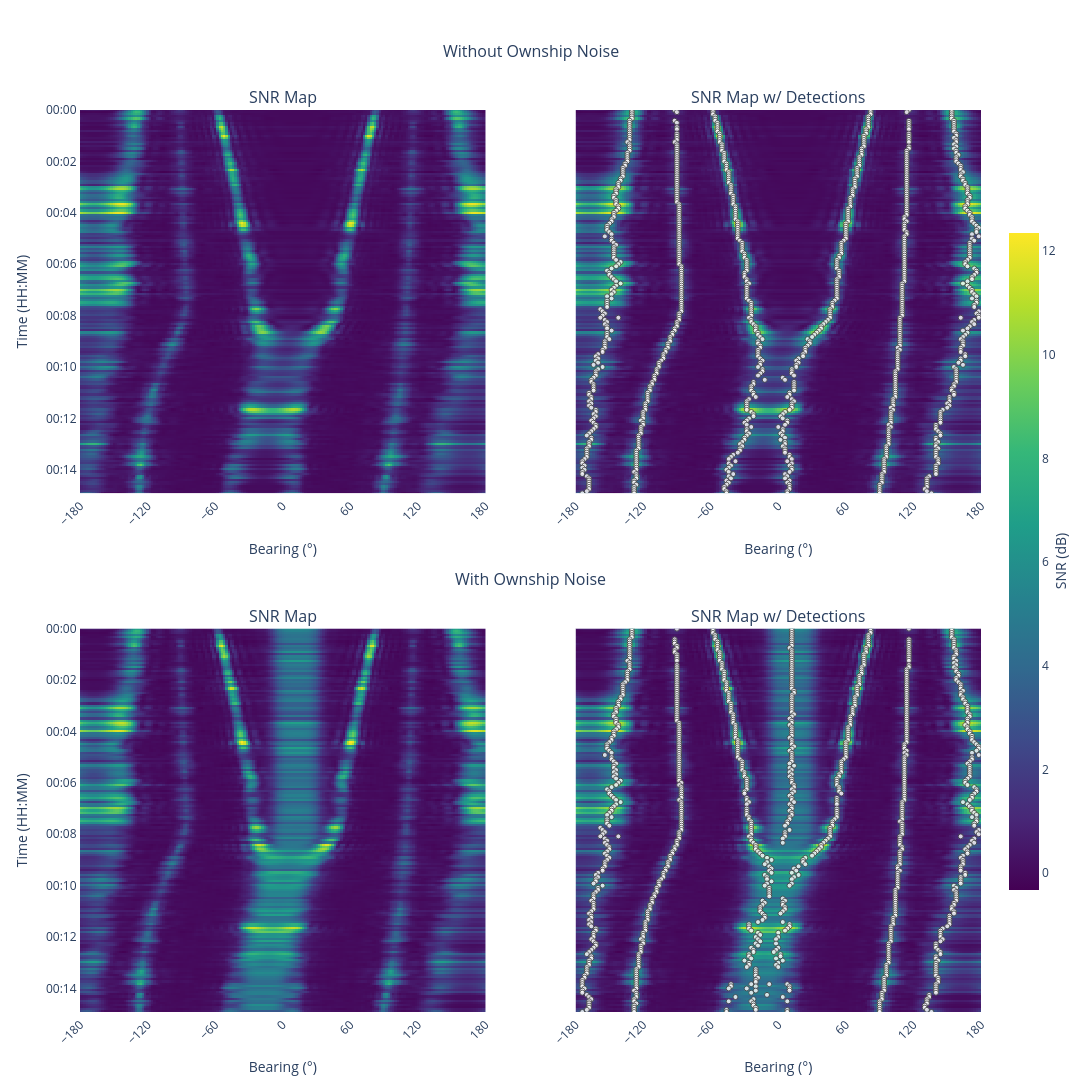

The code cell stored with this chart in its notebook:
### Markdown cell above
## Results: With vs Without Ownship Noise

The final figure compares both conditions in a 2x2 layout:
- left column: raw SNR maps
- right column: SNR maps with detection overlays

### Code cell
import numpy as np
from plotly.subplots import make_subplots

from nereus.plotter import plot_btr

fig2 = make_subplots(
    rows=2,
    cols=2,
    shared_yaxes=True,
    subplot_titles=(
        "SNR Map",
        "SNR Map w/ Detections",
        "SNR Map",
        "SNR Map w/ Detections",
    ),
    vertical_spacing=0.15,
)

plot_btr(
    data=snr_map_without_ownship_noise,
    timesteps=timesteps,
    steering_azimuths=steering_azimuths_deg,
    fig=fig2,
    row=1,
    col=1,
)
plot_btr(
    data=snr_map_without_ownship_noise,
    detections=detections_without_ownship_noise,
    timesteps=timesteps,
    steering_azimuths=steering_azimuths_deg,
    fig=fig2,
    row=1,
    col=2,
)
plot_btr(
    data=snr_map_with_ownship_noise,
    timesteps=timesteps,
    steering_azimuths=steering_azimuths_deg,
    fig=fig2,
    row=2,
    col=1,
)
plot_btr(
    data=snr_map_with_ownship_noise,
    detections=detections_with_ownship_noise,
    timesteps=timesteps,
    steering_azimuths=steering_azimuths_deg,
    fig=fig2,
    row=2,
    col=2,
)

# Row-level headings.
fig2.add_annotation(
    x=0.5,
    y=1.08,
    xref="paper",
    yref="paper",
    text="Without Ownship Noise",
    showarrow=False,
    font=dict(size=16),
)
fig2.add_annotation(
    x=0.5,
    y=0.48,
    xref="paper",
    yref="paper",
    text="With Ownship Noise",
    showarrow=False,
    font=dict(size=16),
)

# Keep a single shared colorbar and shared colour scale for all heatmaps.
heatmap_traces = [trace for trace in fig2.data if trace.type == "heatmap"]
if heatmap_traces:
    shared_zmin = min(np.nanmin(np.asarray(trace.z, dtype=float)) for trace in heatmap_traces)
    shared_zmax = max(np.nanmax(np.asarray(trace.z, dtype=float)) for trace in heatmap_traces)

    for i, trace in enumerate(heatmap_traces):
        trace.zmin = shared_zmin
        trace.zmax = shared_zmax
        trace.showscale = i == 0

    heatmap_traces[0].colorbar = dict(
        title=dict(text="SNR (dB)", side="right"),
        x=1.02,
        y=0.5,
        yanchor="middle",
        len=0.75,
        thickness=30,
    )

# Remove y-axis labels from column 2.
fig2.update_yaxes(title_text="", row=1, col=2)
fig2.update_yaxes(title_text="", row=2, col=2)

fig2.update_layout(
    width=1400,
    height=1200,
    showlegend=False,
    margin=dict(r=90, t=110),
)
fig2.show()

### Figure 1 — Plotly figure (JSON) as saved in the notebook; plotly's stock layout.template omitted (floating-point values rounded to 4 significant figures; data arrays with more than 128 entries replaced by an {"elided": "..."} marker saying what was removed)
{"data": [{"colorbar": {"len": 0.75, "thickness": 30, "title": {"side": "right", "text": "SNR (dB)"}, "x": 1.02, "y": 0.5, "yanchor": "middle"}, "colorscale": [[0, "#440154"], [0.1111, "#482878"], [0.2222, "#3e4989"], [0.3333, "#31688e"], [0.4444, "#26828e"], [0.5556, "#1f9e89"], [0.6667, "#35b779"], [0.7778, "#6ece58"], [0.8889, "#b5de2b"], [1, "#fde725"]], "showscale": true, "type": "heatmap", "x": {"elided": "181 float values"}, "xaxis": "x", "y": {"elided": "180 str values"}, "yaxis": "y", "z": {"elided": "180x181 float values"}, "zmax": 12.36, "zmin": -0.318}, {"colorbar": {"len": 1, "thickness": 24, "title": {"side": "right", "text": "SNR (dB)"}}, "colorscale": [[0, "#440154"], [0.1111, "#482878"], [0.2222, "#3e4989"], [0.3333, "#31688e"], [0.4444, "#26828e"], [0.5556, "#1f9e89"], [0.6667, "#35b779"], [0.7778, "#6ece58"], [0.8889, "#b5de2b"], [1, "#fde725"]], "showscale": false, "type": "heatmap", "x": {"elided": "181 float values"}, "xaxis": "x2", "y": {"elided": "180 str values"}, "yaxis": "y2", "z": {"elided": "180x181 float values"}, "zmax": 12.36, "zmin": -0.318}, {"legendgroup": "detections", "marker": {"color": "white", "line": {"width": 1}, "opacity": 0.8, "size": 5}, "mode": "markers", "name": "Detection", "type": "scatter", "x": {"elided": "1070 float values"}, "xaxis": "x2", "y": {"elided": "1070 str values"}, "yaxis": "y2"}, {"colorbar": {"len": 1, "thickness": 24, "title": {"side": "right", "text": "SNR (dB)"}}, "colorscale": [[0, "#440154"], [0.1111, "#482878"], [0.2222, "#3e4989"], [0.3333, "#31688e"], [0.4444, "#26828e"], [0.5556, "#1f9e89"], [0.6667, "#35b779"], [0.7778, "#6ece58"], [0.8889, "#b5de2b"], [1, "#fde725"]], "showscale": false, "type": "heatmap", "x": {"elided": "181 float values"}, "xaxis": "x3", "y": {"elided": "180 str values"}, "yaxis": "y3", "z": {"elided": "180x181 float values"}, "zmax": 12.36, "zmin": -0.318}, {"colorbar": {"len": 1, "thickness": 24, "title": {"side": "right", "text": "SNR (dB)"}}, "colorscale": [[0, "#440154"], [0.1111, "#482878"], [0.2222, "#3e4989"], [0.3333, "#31688e"], [0.4444, "#26828e"], [0.5556, "#1f9e89"], [0.6667, "#35b779"], [0.7778, "#6ece58"], [0.8889, "#b5de2b"], [1, "#fde725"]], "showscale": false, "type": "heatmap", "x": {"elided": "181 float values"}, "xaxis": "x4", "y": {"elided": "180 str values"}, "yaxis": "y4", "z": {"elided": "180x181 float values"}, "zmax": 12.36, "zmin": -0.318}, {"legendgroup": "detections", "legendgrouptitle": {"text": "Detections"}, "marker": {"color": "white", "line": {"width": 1}, "opacity": 0.8, "size": 5}, "mode": "markers", "name": "Detection", "type": "scatter", "x": {"elided": "1145 float values"}, "xaxis": "x4", "y": {"elided": "1145 str values"}, "yaxis": "y4"}], "layout": {"annotations": [{"font": {"size": 16}, "showarrow": false, "text": "SNR Map", "x": 0.225, "xanchor": "center", "xref": "paper", "y": 1, "yanchor": "bottom", "yref": "paper"}, {"font": {"size": 16}, "showarrow": false, "text": "SNR Map w/ Detections", "x": 0.775, "xanchor": "center", "xref": "paper", "y": 1, "yanchor": "bottom", "yref": "paper"}, {"font": {"size": 16}, "showarrow": false, "text": "SNR Map", "x": 0.225, "xanchor": "center", "xref": "paper", "y": 0.425, "yanchor": "bottom", "yref": "paper"}, {"font": {"size": 16}, "showarrow": false, "text": "SNR Map w/ Detections", "x": 0.775, "xanchor": "center", "xref": "paper", "y": 0.425, "yanchor": "bottom", "yref": "paper"}, {"font": {"size": 16}, "showarrow": false, "text": "Without Ownship Noise", "x": 0.5, "xref": "paper", "y": 1.08, "yref": "paper"}, {"font": {"size": 16}, "showarrow": false, "text": "With Ownship Noise", "x": 0.5, "xref": "paper", "y": 0.48, "yref": "paper"}], "height": 1200, "margin": {"r": 90, "t": 110}, "showlegend": false, "width": 1400, "xaxis": {"anchor": "y", "domain": [0, 0.45], "dtick": 60, "range": [-180, 180], "showline": true, "tick0": -180, "tickangle": -45, "tickmode": "linear", "title": {"text": "Bearing (°)"}}, "xaxis2": {"anchor": "y2", "domain": [0.55, 1], "dtick": 60, "range": [-180, 180], "showline": true, "tick0": -180, "tickangle": -45, "tickmode": "linear", "title": {"text": "Bearing (°)"}}, "xaxis3": {"anchor": "y3", "domain": [0, 0.45], "dtick": 60, "range": [-180, 180], "showline": true, "tick0": -180, "tickangle": -45, "tickmode": "linear", "title": {"text": "Bearing (°)"}}, "xaxis4": {"anchor": "y4", "domain": [0.55, 1], "dtick": 60, "range": [-180, 180], "showline": true, "tick0": -180, "tickangle": -45, "tickmode": "linear", "title": {"text": "Bearing (°)"}}, "yaxis": {"anchor": "x", "autorange": false, "domain": [0.575, 1], "range": ["2026-03-02T00:14:55", "2026-03-02T00:00:00"], "showline": true, "tickformat": "%H:%M", "title": {"text": "Time (HH:MM)"}}, "yaxis2": {"anchor": "x2", "autorange": false, "domain": [0.575, 1], "matches": "y", "range": ["2026-03-02T00:14:55", "2026-03-02T00:00:00"], "showline": true, "showticklabels": false, "tickformat": "%H:%M", "title": {"text": ""}}, "yaxis3": {"anchor": "x3", "autorange": false, "domain": [0, 0.425], "range": ["2026-03-02T00:14:55", "2026-03-02T00:00:00"], "showline": true, "tickformat": "%H:%M", "title": {"text": "Time (HH:MM)"}}, "yaxis4": {"anchor": "x4", "autorange": false, "domain": [0, 0.425], "matches": "y3", "range": ["2026-03-02T00:14:55", "2026-03-02T00:00:00"], "showline": true, "showticklabels": false, "tickformat": "%H:%M", "title": {"text": ""}}}}
